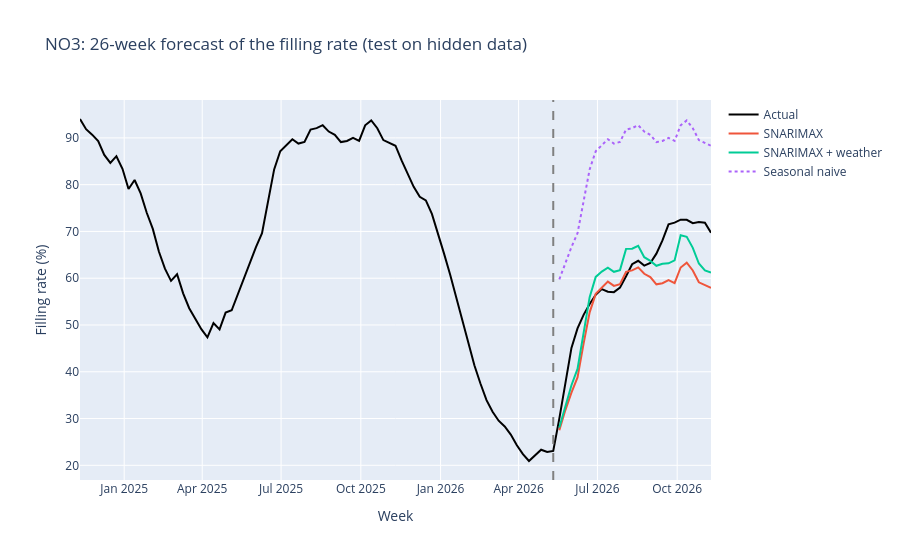

The notebook cell saved with this chart:
### Markdown cell above
### First test

The last 26 weeks of the data are hidden from the model (`end` = 27 weeks before the last week),
and a 26-week forecast is compared with the actual filling rate, with and without exogenous
variables. The **seasonal naive** forecast ("same week last year") is used as a baseline:
a useful model should have a lower mean absolute error (MAE, in percentage points).

### Code cell
import plotly.graph_objects as go

test_end = data_no3.index[-27]   # train up to here, forecast the following 26 weeks

fc_plain = forecast_filling(data_no3, horizon=26, end=test_end)
fc_exog = forecast_filling(data_no3, horizon=26, end=test_end,
                           exogenous=["temperature_2m", "precipitation", "snowfall"])

# Seasonal naive baseline: the filling rate of the same week one year (52 weeks) earlier
naive = data_no3["fill_rate"].shift(52).reindex(fc_plain.index)


def mae(forecast, actual):
    """Mean absolute error in percentage points."""
    return float((forecast - actual).abs().mean())


print(f"MAE SNARIMAX, no exogenous:     {mae(fc_plain.forecast, fc_plain.actual):.2f} pp")
print(f"MAE SNARIMAX, weather:          {mae(fc_exog.forecast, fc_exog.actual):.2f} pp")
print(f"MAE seasonal naive (baseline):  {mae(naive, fc_plain.actual):.2f} pp")

# Interactive plot: last two years of data and the three forecasts
recent = data_no3["fill_rate"].loc[test_end - pd.Timedelta(weeks=78):]
fig = go.Figure()
fig.add_trace(go.Scatter(x=recent.index, y=recent, name="Actual", line=dict(color="black")))
fig.add_trace(go.Scatter(x=fc_plain.index, y=fc_plain.forecast, name="SNARIMAX"))
fig.add_trace(go.Scatter(x=fc_exog.index, y=fc_exog.forecast, name="SNARIMAX + weather"))
fig.add_trace(go.Scatter(x=naive.index, y=naive, name="Seasonal naive", line=dict(dash="dot")))
fig.add_vline(x=test_end, line_dash="dash", line_color="grey")   # end of the training data
fig.update_layout(title="NO3: 26-week forecast of the filling rate (test on hidden data)",
                  xaxis_title="Week", yaxis_title="Filling rate (%)")
fig.show()
